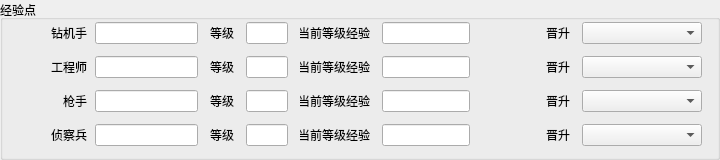
   <widget class="QGroupBox" name="classes_group">
    <property name="geometry">
     <rect>
      <x>266</x>
      <y>7</y>
      <width>720</width>
      <height>160</height>
     </rect>
    </property>
    <property name="font">
     <font>
      <pointsize>9</pointsize>
     </font>
    </property>
    <property name="title">
     <string>经验点</string>
    </property>
    <widget class="QLabel" name="drill_class_label">
     <property name="geometry">
      <rect>
       <x>10</x>
       <y>22</y>
       <width>77</width>
       <height>22</height>
      </rect>
     </property>
     <property name="font">
      <font>
       <family>MS Shell Dlg 2</family>
       <pointsize>9</pointsize>
       <weight>50</weight>
       <bold>false</bold>
       <kerning>true</kerning>
      </font>
     </property>
     <property name="text">
      <string>钻机手</string>
     </property>
     <property name="textFormat">
      <enum>Qt::PlainText</enum>
     </property>
     <property name="alignment">
      <set>Qt::AlignRight|Qt::AlignTrailing|Qt::AlignVCenter</set>
     </property>
     <property name="margin">
      <number>0</number>
     </property>
    </widget>
    <widget class="TextEditFocusChecking" name="driller_xp">
     <property name="geometry">
      <rect>
       <x>95</x>
       <y>22</y>
       <width>103</width>
       <height>22</height>
      </rect>
     </property>
     <property name="font">
      <font>
       <pointsize>9</pointsize>
      </font>
     </property>
     <property name="inputMethodHints">
      <set>Qt::ImhDigitsOnly</set>
     </property>
    </widget>
    <widget class="QLabel" name="drill_lvl_label">
     <property name="geometry">
      <rect>
       <x>209</x>
       <y>22</y>
       <width>25</width>
       <height>22</height>
      </rect>
     </property>
     <property name="font">
      <font>
       <family>MS Shell Dlg 2</family>
       <pointsize>9</pointsize>
       <weight>50</weight>
       <bold>false</bold>
       <kerning>true</kerning>
      </font>
     </property>
     <property name="text">
      <string>等级</string>
     </property>
     <property name="textFormat">
      <enum>Qt::PlainText</enum>
     </property>
     <property name="alignment">
      <set>Qt::AlignRight|Qt::AlignTrailing|Qt::AlignVCenter</set>
     </property>
     <property name="margin">
      <number>0</number>
     </property>
    </widget>
    <widget class="TextEditFocusChecking" name="driller_lvl_text">
     <property name="geometry">
      <rect>
       <x>246</x>
       <y>22</y>
       <width>42</width>
       <height>22</height>
      </rect>
     </property>
     <property name="font">
      <font>
       <pointsize>9</pointsize>
      </font>
     </property>
     <property name="inputMethodHints">
      <set>Qt::ImhDigitsOnly</set>
     </property>
    </widget>
    <widget class="QLabel" name="drill_xp_2_progress_label">
     <property name="geometry">
      <rect>
       <x>300</x>
       <y>22</y>
       <width>70</width>
       <height>22</height>
      </rect>
     </property>
     <property name="font">
      <font>
       <family>MS Shell Dlg 2</family>
       <pointsize>9</pointsize>
       <weight>50</weight>
       <bold>false</bold>
       <kerning>true</kerning>
      </font>
     </property>
     <property name="text">
      <string>当前等级经验</string>
     </property>
     <property name="textFormat">
      <enum>Qt::PlainText</enum>
     </property>
     <property name="alignment">
      <set>Qt::AlignRight|Qt::AlignTrailing|Qt::AlignVCenter</set>
     </property>
     <property name="margin">
      <number>0</number>
     </property>
    </widget>
    <widget class="TextEditFocusChecking" name="driller_xp_2">
     <property name="geometry">
      <rect>
       <x>382</x>
       <y>22</y>
       <width>88</width>
       <height>22</height>
      </rect>
     </property>
     <property name="font">
      <font>
       <pointsize>9</pointsize>
      </font>
     </property>
     <property name="inputMethodHints">
      <set>Qt::ImhDigitsOnly</set>
     </property>
    </widget>
    <widget class="QLabel" name="drill_promo_label">
     <property name="geometry">
      <rect>
       <x>482</x>
       <y>22</y>
       <width>88</width>
       <height>22</height>
      </rect>
     </property>
     <property name="font">
      <font>
       <family>MS Shell Dlg 2</family>
       <pointsize>9</pointsize>
       <weight>50</weight>
       <bold>false</bold>
       <kerning>true</kerning>
      </font>
     </property>
     <property name="text">
      <string>晋升</string>
     </property>
     <property name="textFormat">
      <enum>Qt::PlainText</enum>
     </property>
     <property name="alignment">
      <set>Qt::AlignRight|Qt::AlignTrailing|Qt::AlignVCenter</set>
     </property>
     <property name="margin">
      <number>0</number>
     </property>
    </widget>
    <widget class="QComboBox" name="driller_promo_box">
     <property name="geometry">
      <rect>
       <x>582</x>
       <y>22</y>
       <width>120</width>
       <height>22</height>
      </rect>
     </property>
    </widget>
    <widget class="QLabel" name="eng_class_label">
     <property name="geometry">
      <rect>
       <x>10</x>
       <y>56</y>
       <width>77</width>
       <height>22</height>
      </rect>
     </property>
     <property name="font">
      <font>
       <family>MS Shell Dlg 2</family>
       <pointsize>9</pointsize>
       <weight>50</weight>
       <bold>false</bold>
       <kerning>true</kerning>
      </font>
     </property>
     <property name="text">
      <string>工程师</string>
     </property>
     <property name="textFormat">
      <enum>Qt::PlainText</enum>
     </property>
     <property name="alignment">
      <set>Qt::AlignRight|Qt::AlignTrailing|Qt::AlignVCenter</set>
     </property>
     <property name="margin">
      <number>0</number>
     </property>
    </widget>
    <widget class="TextEditFocusChecking" name="engineer_xp">
     <property name="geometry">
      <rect>
       <x>95</x>
       <y>56</y>
       <width>103</width>
       <height>22</height>
      </rect>
     </property>
     <property name="font">
      <font>
       <pointsize>9</pointsize>
      </font>
     </property>
     <property name="inputMethodHints">
      <set>Qt::ImhDigitsOnly</set>
     </property>
    </widget>
    <widget class="QLabel" name="eng_lvl_label">
     <property name="geometry">
      <rect>
       <x>209</x>
       <y>56</y>
       <width>25</width>
       <height>22</height>
      </rect>
     </property>
     <property name="font">
      <font>
       <family>MS Shell Dlg 2</family>
       <pointsize>9</pointsize>
       <weight>50</weight>
       <bold>false</bold>
       <kerning>true</kerning>
      </font>
     </property>
     <property name="text">
      <string>等级</string>
     </property>
     <property name="textFormat">
      <enum>Qt::PlainText</enum>
     </property>
     <property name="alignment">
      <set>Qt::AlignRight|Qt::AlignTrailing|Qt::AlignVCenter</set>
     </property>
     <property name="margin">
      <number>0</number>
     </property>
    </widget>
    <widget class="TextEditFocusChecking" name="engineer_lvl_text">
     <property name="geometry">
      <rect>
       <x>246</x>
       <y>56</y>
       <width>42</width>
       <height>22</height>
      </rect>
     </property>
     <property name="font">
      <font>
       <pointsize>9</pointsize>
      </font>
     </property>
     <property name="inputMethodHints">
      <set>Qt::ImhDigitsOnly</set>
     </property>
    </widget>
    <widget class="QLabel" name="engineer_xp_2_progress_label">
     <property name="geometry">
      <rect>
       <x>300</x>
       <y>56</y>
       <width>70</width>
       <height>22</height>
      </rect>
     </property>
     <property name="font">
      <font>
       <family>MS Shell Dlg 2</family>
       <pointsize>9</pointsize>
       <weight>50</weight>
       <bold>false</bold>
       <kerning>true</kerning>
      </font>
     </property>
     <property name="text">
      <string>当前等级经验</string>
     </property>
     <property name="textFormat">
      <enum>Qt::PlainText</enum>
     </property>
     <property name="alignment">
      <set>Qt::AlignRight|Qt::AlignTrailing|Qt::AlignVCenter</set>
     </property>
     <property name="margin">
      <number>0</number>
     </property>
    </widget>
    <widget class="TextEditFocusChecking" name="engineer_xp_2">
     <property name="geometry">
      <rect>
       <x>382</x>
       <y>56</y>
       <width>88</width>
       <height>22</height>
      </rect>
     </property>
     <property name="font">
      <font>
       <pointsize>9</pointsize>
      </font>
     </property>
     <property name="inputMethodHints">
      <set>Qt::ImhDigitsOnly</set>
     </property>
    </widget>
    <widget class="QLabel" name="engineer_promo_label">
     <property name="geometry">
      <rect>
       <x>482</x>
       <y>56</y>
       <width>88</width>
       <height>22</height>
      </rect>
     </property>
     <property name="font">
      <font>
       <family>MS Shell Dlg 2</family>
       <pointsize>9</pointsize>
       <weight>50</weight>
       <bold>false</bold>
       <kerning>true</kerning>
      </font>
     </property>
     <property name="text">
      <string>晋升</string>
     </property>
     <property name="textFormat">
      <enum>Qt::PlainText</enum>
     </property>
     <property name="alignment">
      <set>Qt::AlignRight|Qt::AlignTrailing|Qt::AlignVCenter</set>
     </property>
     <property name="margin">
      <number>0</number>
     </property>
    </widget>
    <widget class="QComboBox" name="engineer_promo_box">
     <property name="geometry">
      <rect>
       <x>582</x>
       <y>56</y>
       <width>120</width>
       <height>22</height>
      </rect>
     </property>
    </widget>
    <widget class="QLabel" name="gun_class_label">
     <property name="geometry">
      <rect>
       <x>10</x>
       <y>90</y>
       <width>77</width>
       <height>22</height>
      </rect>
     </property>
     <property name="font">
      <font>
       <family>MS Shell Dlg 2</family>
       <pointsize>9</pointsize>
       <weight>50</weight>
       <bold>false</bold>
       <kerning>true</kerning>
      </font>
     </property>
     <property name="text">
      <string>枪手</string>
     </property>
     <property name="textFormat">
      <enum>Qt::PlainText</enum>
     </property>
     <property name="alignment">
      <set>Qt::AlignRight|Qt::AlignTrailing|Qt::AlignVCenter</set>
     </property>
     <property name="margin">
      <number>0</number>
     </property>
    </widget>
    <widget class="TextEditFocusChecking" name="gunner_xp">
     <property name="geometry">
      <rect>
       <x>95</x>
       <y>90</y>
       <width>103</width>
       <height>22</height>
      </rect>
     </property>
     <property name="font">
      <font>
       <pointsize>9</pointsize>
      </font>
     </property>
     <property name="inputMethodHints">
      <set>Qt::ImhDigitsOnly</set>
     </property>
    </widget>
    <widget class="QLabel" name="gun_lvl_label">
     <property name="geometry">
      <rect>
       <x>209</x>
       <y>90</y>
       <width>25</width>
       <height>22</height>
      </rect>
     </property>
     <property name="font">
      <font>
       <family>MS Shell Dlg 2</family>
       <pointsize>9</pointsize>
       <weight>50</weight>
       <bold>false</bold>
       <kerning>true</kerning>
      </font>
     </property>
     <property name="text">
      <string>等级</string>
     </property>
     <property name="textFormat">
      <enum>Qt::PlainText</enum>
     </property>
     <property name="alignment">
      <set>Qt::AlignRight|Qt::AlignTrailing|Qt::AlignVCenter</set>
     </property>
     <property name="margin">
      <number>0</number>
     </property>
    </widget>
    <widget class="TextEditFocusChecking" name="gunner_lvl_text">
     <property name="geometry">
      <rect>
       <x>246</x>
       <y>90</y>
       <width>42</width>
       <height>22</height>
      </rect>
     </property>
     <property name="font">
      <font>
       <pointsize>9</pointsize>
      </font>
     </property>
     <property name="inputMethodHints">
      <set>Qt::ImhDigitsOnly</set>
     </property>
    </widget>
    <widget class="QLabel" name="gunner_xp_2_progress_label">
     <property name="geometry">
      <rect>
       <x>300</x>
       <y>90</y>
       <width>70</width>
       <height>22</height>
      </rect>
     </property>
     <property name="font">
      <font>
       <family>MS Shell Dlg 2</family>
       <pointsize>9</pointsize>
       <weight>50</weight>
       <bold>false</bold>
       <kerning>true</kerning>
      </font>
     </property>
     <property name="text">
      <string>当前等级经验</string>
     </property>
     <property name="textFormat">
      <enum>Qt::PlainText</enum>
     </property>
     <property name="alignment">
      <set>Qt::AlignRight|Qt::AlignTrailing|Qt::AlignVCenter</set>
     </property>
     <property name="margin">
      <number>0</number>
     </property>
    </widget>
    <widget class="TextEditFocusChecking" name="gunner_xp_2">
     <property name="geometry">
      <rect>
       <x>382</x>
       <y>90</y>
       <width>88</width>
       <height>22</height>
      </rect>
     </property>
     <property name="font">
      <font>
       <pointsize>9</pointsize>
      </font>
     </property>
     <property name="inputMethodHints">
      <set>Qt::ImhDigitsOnly</set>
     </property>
    </widget>
    <widget class="QLabel" name="gunner_promo_label">
     <property name="geometry">
      <rect>
       <x>482</x>
       <y>90</y>
       <width>88</width>
       <height>22</height>
      </rect>
     </property>
     <property name="font">
      <font>
       <family>MS Shell Dlg 2</family>
       <pointsize>9</pointsize>
       <weight>50</weight>
       <bold>false</bold>
       <kerning>true</kerning>
      </font>
     </property>
     <property name="text">
      <string>晋升</string>
     </property>
     <property name="textFormat">
      <enum>Qt::PlainText</enum>
     </property>
     <property name="alignment">
      <set>Qt::AlignRight|Qt::AlignTrailing|Qt::AlignVCenter</set>
     </property>
     <property name="margin">
      <number>0</number>
     </property>
    </widget>
    <widget class="QComboBox" name="gunner_promo_box">
     <property name="geometry">
      <rect>
       <x>582</x>
       <y>90</y>
       <width>120</width>
       <height>22</height>
      </rect>
     </property>
    </widget>
    <widget class="QLabel" name="scout_class_label">
     <property name="geometry">
      <rect>
       <x>10</x>
       <y>124</y>
       <width>77</width>
       <height>22</height>
      </rect>
     </property>
     <property name="font">
      <font>
       <family>MS Shell Dlg 2</family>
       <pointsize>9</pointsize>
       <weight>50</weight>
       <bold>false</bold>
       <kerning>true</kerning>
      </font>
     </property>
     <property name="text">
      <string>侦察兵</string>
     </property>
     <property name="textFormat">
      <enum>Qt::PlainText</enum>
     </property>
     <property name="alignment">
      <set>Qt::AlignRight|Qt::AlignTrailing|Qt::AlignVCenter</set>
     </property>
     <property name="margin">
      <number>0</number>
     </property>
    </widget>
    <widget class="TextEditFocusChecking" name="scout_xp">
     <property name="geometry">
      <rect>
       <x>95</x>
       <y>124</y>
       <width>103</width>
       <height>22</height>
      </rect>
     </property>
     <property name="font">
      <font>
       <pointsize>9</pointsize>
      </font>
     </property>
     <property name="inputMethodHints">
      <set>Qt::ImhDigitsOnly</set>
     </property>
    </widget>
    <widget class="QLabel" name="scout_lvl_label">
     <property name="geometry">
      <rect>
       <x>209</x>
       <y>124</y>
       <width>25</width>
       <height>22</height>
      </rect>
     </property>
     <property name="font">
      <font>
       <family>MS Shell Dlg 2</family>
       <pointsize>9</pointsize>
       <weight>50</weight>
       <bold>false</bold>
       <kerning>true</kerning>
      </font>
     </property>
     <property name="text">
      <string>等级</string>
     </property>
     <property name="textFormat">
      <enum>Qt::PlainText</enum>
     </property>
     <property name="alignment">
      <set>Qt::AlignRight|Qt::AlignTrailing|Qt::AlignVCenter</set>
     </property>
     <property name="margin">
      <number>0</number>
     </property>
    </widget>
    <widget class="TextEditFocusChecking" name="scout_lvl_text">
     <property name="geometry">
      <rect>
       <x>246</x>
       <y>124</y>
       <width>42</width>
       <height>22</height>
      </rect>
     </property>
     <property name="font">
      <font>
       <pointsize>9</pointsize>
      </font>
     </property>
     <property name="inputMethodHints">
      <set>Qt::ImhDigitsOnly</set>
     </property>
    </widget>
    <widget class="QLabel" name="scout_xp_2_progress_label">
     <property name="geometry">
      <rect>
       <x>300</x>
       <y>124</y>
       <width>70</width>
       <height>22</height>
      </rect>
     </property>
     <property name="font">
      <font>
       <family>MS Shell Dlg 2</family>
       <pointsize>9</pointsize>
       <weight>50</weight>
       <bold>false</bold>
       <kerning>true</kerning>
      </font>
     </property>
     <property name="text">
      <string>当前等级经验</string>
     </property>
     <property name="textFormat">
      <enum>Qt::PlainText</enum>
     </property>
     <property name="alignment">
      <set>Qt::AlignRight|Qt::AlignTrailing|Qt::AlignVCenter</set>
     </property>
     <property name="margin">
      <number>0</number>
     </property>
    </widget>
    <widget class="TextEditFocusChecking" name="scout_xp_2">
     <property name="geometry">
      <rect>
       <x>382</x>
       <y>124</y>
       <width>88</width>
       <height>22</height>
      </rect>
     </property>
     <property name="font">
      <font>
       <pointsize>9</pointsize>
      </font>
     </property>
     <property name="inputMethodHints">
      <set>Qt::ImhDigitsOnly</set>
     </property>
    </widget>
    <widget class="QLabel" name="scout_promo_label">
     <property name="geometry">
      <rect>
       <x>482</x>
       <y>124</y>
       <width>88</width>
       <height>22</height>
      </rect>
     </property>
     <property name="font">
      <font>
       <family>MS Shell Dlg 2</family>
       <pointsize>9</pointsize>
       <weight>50</weight>
       <bold>false</bold>
       <kerning>true</kerning>
      </font>
     </property>
     <property name="text">
      <string>晋升</string>
     </property>
     <property name="textFormat">
      <enum>Qt::PlainText</enum>
     </property>
     <property name="alignment">
      <set>Qt::AlignRight|Qt::AlignTrailing|Qt::AlignVCenter</set>
     </property>
     <property name="margin">
      <number>0</number>
     </property>
    </widget>
    <widget class="QComboBox" name="scout_promo_box">
     <property name="geometry">
      <rect>
       <x>582</x>
       <y>124</y>
       <width>120</width>
       <height>22</height>
      </rect>
     </property>
    </widget>
   </widget>
